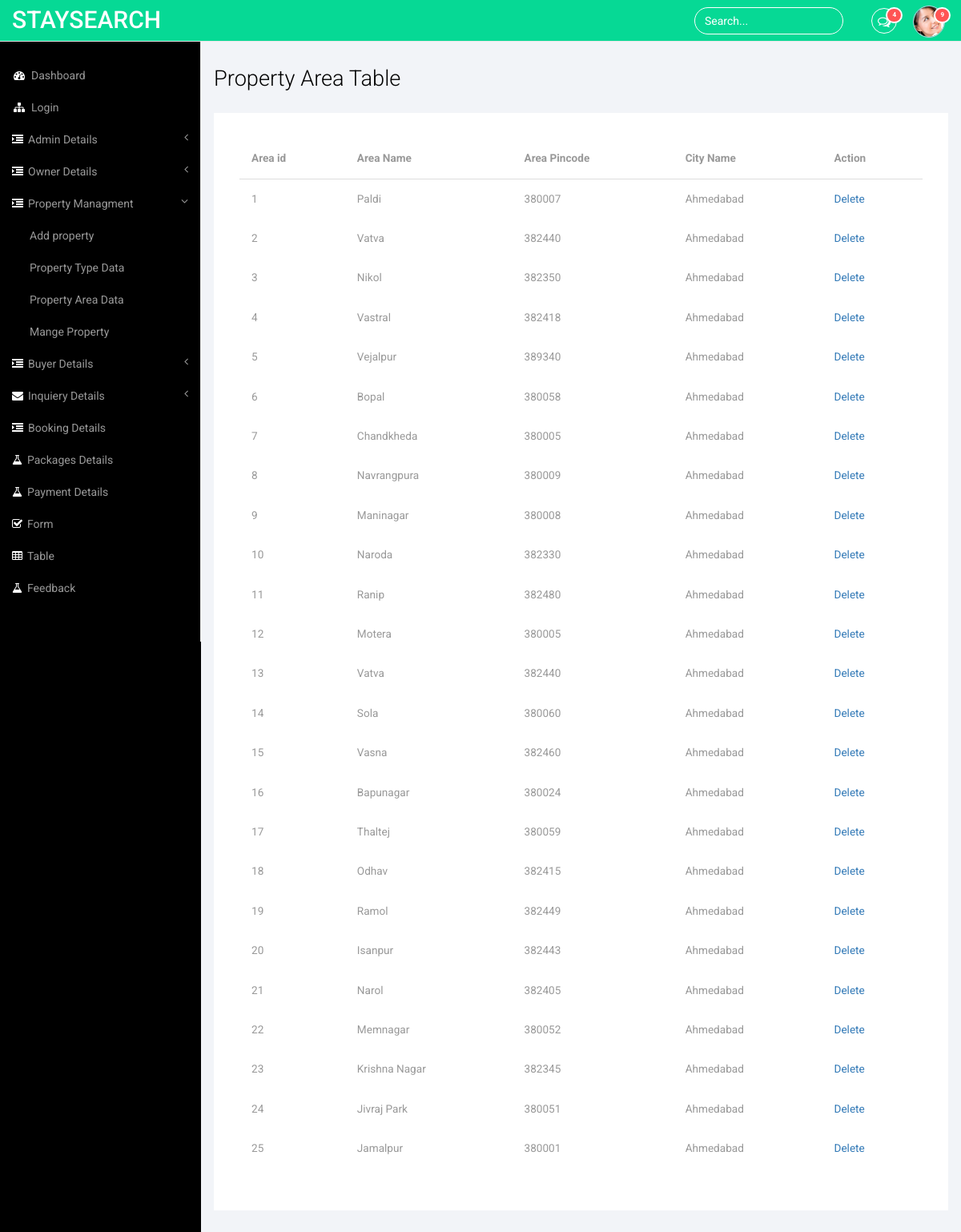
/Adminpanel/area.php, run on the app's committed database.
### tables this page shows
CREATE TABLE `tbl_area` (
  `area_id` int(8) NOT NULL,
  `area_name` varchar(25) NOT NULL,
  `area_pincode` int(8) NOT NULL,
  `area_city` varchar(25) NOT NULL
);

### Adminpanel/area.php (the view, shortened to what this page needs)
<?php
    require './class/apclass.php';
?>
<!DOCTYPE HTML>
<html>
<head>
<link href="css/bootstrap.min.css" rel='stylesheet' type='text/css' />
<link href="css/style.css" rel='stylesheet' type='text/css' />
<link href="css/font-awesome.css" rel="stylesheet">
</head>
<body>
<div id="wrapper">
     <?php
        include './theampart/header.php';
        include './theampart/sidebar.php';
     ?>
       <div id="page-wrapper">
                <div class="col-md-12 graphs">
                    <div class="xs">
                        <h3>Property Area Table</h3>
                        <div class="bs-example4" data-example-id="contextual-table">
                            <table class="table">
                                <thead>
                                    <tr>
                                        <th>Area id</th>
                                        <th>Area Name</th>
                                        <th>Area Pincode</th>
                                        <th>City Name</th>
                                        <th>Action</th>
                                    </tr>
                                </thead>
                                <?php
                                 $selectq = mysqli_query($connection, "select * from tbl_area") or die(mysqli_error($connection));
                                    while($ownerrow = mysqli_fetch_array($selectq))
                                    {
                                        echo "<tr>";
                                        echo "<td>{$ownerrow['area_id']}</td>";
                                        echo "<td>{$ownerrow['area_name']}</td>";
                                        echo "<td>{$ownerrow['area_pincode']}</td>";
                                        echo "<td>{$ownerrow['area_city']}</td>";
                                        echo "<td><a href='area.php?did={$ownerrow['area_id']}'>Delete</a></td>";
                                        echo "</tr>";
                                    }
                                ?>
                            </table>
                        </div>
                     </div>
                </div>
            </div>
        </div>
        <link href="css/custom.css" rel="stylesheet">
    </body>
</html>

### Adminpanel/theampart/header.php (shortened to what this page needs)
<nav class="top1 navbar navbar-default navbar-static-top" role="navigation" style="margin-bottom: 0">
            <div class="navbar-header">
                <a class="navbar-brand" href="index.html">STAYSEARCH</a>
            </div>
            <ul class="nav navbar-nav navbar-right">
				<li class="dropdown">
	        		<a href="#" class="dropdown-toggle" data-toggle="dropdown" aria-expanded="false"><i class="fa fa-comments-o"></i><span class="badge">4</span></a>
	      		</li>
			    <li class="dropdown">
	        		<a href="#" class="dropdown-toggle avatar" data-toggle="dropdown"><img src="images/1.png"><span class="badge">9</span></a>
	      		</li>
			</ul>
			<form class="navbar-form navbar-right">
              <input type="text" class="form-control" value="Search..." onfocus="this.value = '';" onblur="if (this.value == '') {this.value = 'Search...';}">
            </form>
</nav>

### Adminpanel/theampart/sidebar.php (shortened to what this page needs)
<nav>
 <div class="navbar-default sidebar" role="navigation" style="margin-top: -10px">
                <div class="sidebar-nav navbar-collapse">
                    <ul class="nav" id="side-menu">
                        <li>
                            <a href="index.php"><i class="fa fa-dashboard fa-fw nav_icon"></i>Dashboard</a>
                        </li>
                        <li>
                            <a href="login.php"><i class="fa fa-sitemap fa-fw nav_icon"></i>Login</a>
                        </li>
                        <li>
                            <a href="#"><i class="fa fa-indent nav_icon"></i>Admin Details<span class="fa arrow"></span></a>
                        </li>
                        <li>
                            <a href="#"><i class="fa fa-indent nav_icon"></i>Owner Details<span class="fa arrow"></span></a>
                        </li>
                        <li>
                            <a href="#"><i class="fa fa-indent nav_icon"></i>Property Managment<span class="fa arrow"></span></a>
                            <ul class="nav nav-second-level">
                                <li>
                                    <a href="addproperty.php">Add property</a>
                                </li>
                                 <li>
                                    <a href="type.php">Property Type Data</a>
                                </li>
                                <li>
                                    <a href="area.php">Property Area Data</a>
                                </li>
                                <li>
                                    <a href="manageproperty.php">Mange Property</a>
                                </li>
                            </ul>
                        </li>
                        <li>
                            <a href="#"><i class="fa fa-indent nav_icon"></i>Buyer Details<span class="fa arrow"></span></a>
                        </li>
                        <li>
                            <a href="#"><i class="fa fa-envelope nav_icon"></i>Inquiery Details<span class="fa arrow"></span></a>
                        </li>
                        <li>
                            <a href="booking.php"><i class="fa fa-indent nav_icon"></i>Booking Details</a>
                        </li>
                        <li>
                            <a href="package.php"><i class="fa fa-flask nav_icon"></i>Packages Details</a>
                        </li>
                        <li>
                            <a href="payment.php"><i class="fa fa-flask nav_icon"></i>Payment Details</a>
                        </li>
                         <li>
                            <a href="form.php"><i class="fa fa-check-square-o nav_icon"></i>Form</a>
                        </li>
                        <li>
                            <a href="table.php"><i class="fa fa-table nav_icon"></i>Table</a>
                        </li>
                        <li>
                            <a href="feedback.php"><i class="fa fa-flask nav_icon"></i>Feedback</a>
                        </li>
                    </ul>
                </div>
            </div>
        </nav>

### Adminpanel/css/style.css (style rules this page uses)
h4, h5, h6, h1, h2, h3 { margin-top: 0; }
ul, ol { margin: 0; }
html, body { font-family: 'Roboto', sans-serif; font-size: 100%; background:#000; overflow-x: hidden; }
body a { transition:0.5s all; -webkit-transition:0.5s all; -moz-transition:0.5s all; -o-transition:0.5s all; -ms-transition:0.5s all; }
.navbar .navbar-nav li a { padding: 0 10px; line-height: 56px; position: relative; }
.navbar .navbar-nav li a i { border: 1px solid #fff; padding: 8px 0; width: 32px; text-align: center; -webkit-border-radius: 50em; -moz-border-radius: 50em; border-radius: 50em; color: #fff; height: 32px; }
.navbar .navbar-nav li .dropdown-toggle.avatar img { height: 40px; -webkit-border-radius: 50em; -moz-border-radius: 50em; border-radius: 50em; border: 1px solid #c0cadd; margin-top: -4px; }
.navbar .navbar-nav li a .badge { background: #ff5454; border: 2px solid white; position: absolute; top: 9px; right: 3px; font-size: 8px; line-height: 8px; padding: 4px 6px; -webkit-border-radius: 50em; -moz-border-radius: 50em; border-radius: 50em; min-width: 0; }
.navbar-default.sidebar { background-color: #000; font-family: 'Roboto', sans-serif; }
nav.top1.navbar.navbar-default.navbar-static-top { background-color:rgb(6, 217, 149); font-family: 'Roboto', sans-serif; }
.navbar-default .navbar-brand { color: #fff !important; font-size: 30px; font-weight: 500; }
.navbar-right { margin-right: 10px !important; }
.navbar-right li { display:inline-block; }
i.nav_icon { color: #fff; margin-right:6px; }
.sidebar ul li a { color: #999; font-size:14px; }
.form-control { background: none !important; border: 1px solid #fff !important; border-radius: 20px !important; box-shadow: none !important; }
.navbar-form.navbar-right input[type="text"] { color: #fff; }
form.navbar-form.navbar-right { margin:9px 0 0 0; }
ul.nav.navbar-nav.navbar-right { height: 51px; }
.sidebar-nav.navbar-collapse { margin: 2em 0 0 0; }
.graphs { padding: 2em 1em; background: #f2f4f8; font-family: 'Roboto', sans-serif; }
.bs-example4 { background: #fff; padding: 2em; }
.xs h3, .widget_head { color:#000; font-size:1.7em; font-weight:300; margin-bottom: 1em; }
.table > thead > tr > th, .table > tbody > tr > th, .table > tfoot > tr > th, .table > thead > tr > td, .table > tbody > tr > td, .table > tfoot > tr > td { border-top: none !important; }
span.badge { min-width: 3rem; padding: 2px 9px; text-align: center; font-size: 0.85; line-height: inherit; color: #fff; position: absolute; right:38px; -webkit-box-sizing: border-box; -moz-box-sizing: border-box; box-sizing: border-box; border-radius: 2px; }
.table > thead > tr > th, .table > tbody > tr > th, .table > tfoot > tr > th, .table > thead > tr > td, .table > tbody > tr > td, .table > tfoot > tr > td { font-size: 0.85em; color: #999; }
.table td, .table>tbody>tr>td, .table>tbody>tr>th, .table>tfoot>tr>td, .table>tfoot>tr>th, .table>thead>tr>td, .table>thead>tr>th { padding:15px !important; }
.table > thead > tr > th { border-bottom: 1px solid #ddd !important; }

### Adminpanel/css/custom.css (style rules this page uses)
#wrapper { width: 100%; }
#page-wrapper { min-height: 568px; background-color: #fff; }
@media (min-width:768px) { #page-wrapper { position: inherit; margin: 0 0 0 250px; border-left: 1px solid #e7e7e7; } }
.sidebar .sidebar-nav.navbar-collapse { padding-right: 0; padding-left: 0; }
.sidebar .arrow { float: right; }
.sidebar .fa.arrow:before { content: "\f104"; }
.sidebar .active>a>.fa.arrow:before { content: "\f107"; }
.sidebar .nav-second-level li, .sidebar .nav-third-level li { border-bottom: 0!important; }
.sidebar .nav-second-level li a { padding-left: 37px; }
@media (min-width:768px) { .sidebar { z-index: 1; position: absolute; width: 250px; margin-top: 51px; } }

### data on the page
tbl_area: area_id "1", area_name "Paldi", area_pincode "380007", area_city "Ahmedabad"
tbl_area: area_id "2", area_name "Vatva", area_pincode "382440", area_city "Ahmedabad"
tbl_area: area_id "3", area_name "Nikol", area_pincode "382350", area_city "Ahmedabad"
tbl_area: area_id "4", area_name "Vastral", area_pincode "382418", area_city "Ahmedabad"
tbl_area: area_id "5", area_name "Vejalpur", area_pincode "389340", area_city "Ahmedabad"
tbl_area: area_id "6", area_name "Bopal", area_pincode "380058", area_city "Ahmedabad"
tbl_area: area_id "7", area_name "Chandkheda", area_pincode "380005", area_city "Ahmedabad"
tbl_area: area_id "8", area_name "Navrangpura", area_pincode "380009", area_city "Ahmedabad"
tbl_area: area_id "9", area_name "Maninagar", area_pincode "380008", area_city "Ahmedabad"
tbl_area: area_id "10", area_name "Naroda", area_pincode "382330", area_city "Ahmedabad"
tbl_area: area_id "11", area_name "Ranip", area_pincode "382480", area_city "Ahmedabad"
tbl_area: area_id "12", area_name "Motera", area_pincode "380005", area_city "Ahmedabad"
tbl_area: area_id "13", area_name "Vatva", area_pincode "382440", area_city "Ahmedabad"
tbl_area: area_id "14", area_name "Sola", area_pincode "380060", area_city "Ahmedabad"
tbl_area: area_id "15", area_name "Vasna", area_pincode "382460", area_city "Ahmedabad"
tbl_area: area_id "16", area_name "Bapunagar", area_pincode "380024", area_city "Ahmedabad"
tbl_area: area_id "17", area_name "Thaltej", area_pincode "380059", area_city "Ahmedabad"
tbl_area: area_id "18", area_name "Odhav", area_pincode "382415", area_city "Ahmedabad"
tbl_area: area_id "19", area_name "Ramol", area_pincode "382449", area_city "Ahmedabad"
tbl_area: area_id "20", area_name "Isanpur", area_pincode "382443", area_city "Ahmedabad"
tbl_area: area_id "21", area_name "Narol", area_pincode "382405", area_city "Ahmedabad"
tbl_area: area_id "22", area_name "Memnagar", area_pincode "380052", area_city "Ahmedabad"
tbl_area: area_id "23", area_name "Krishna Nagar", area_pincode "382345", area_city "Ahmedabad"
tbl_area: area_id "24", area_name "Jivraj Park", area_pincode "380051", area_city "Ahmedabad"
tbl_area: area_id "25", area_name "Jamalpur", area_pincode "380001", area_city "Ahmedabad"
